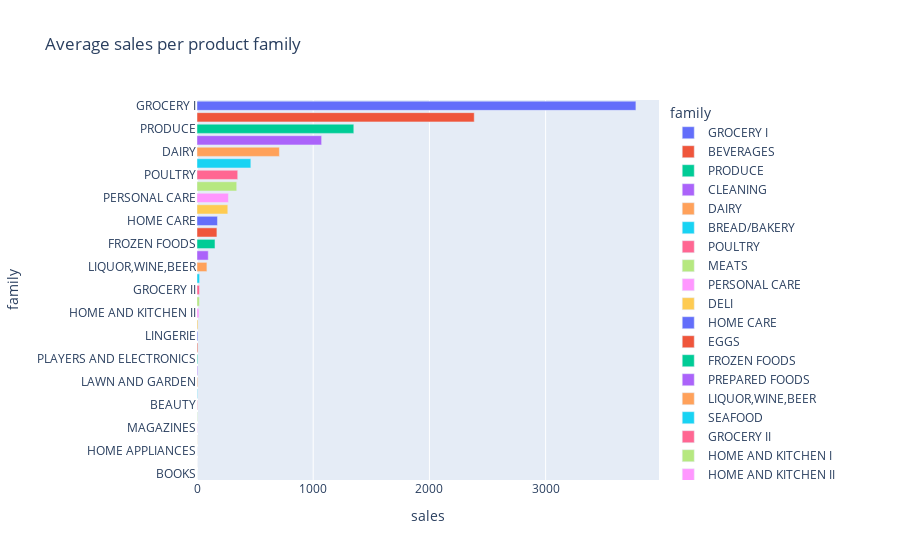

Write notebook code for a chart like this one.
### Code cell
t = df.groupby("family")['sales'].mean().sort_values(ascending=False).reset_index()
px.bar(t,y='family',x='sales',color='family',title='Average sales per product family')

### Figure 1 — Plotly figure (JSON) as saved in the notebook; plotly's stock layout.template omitted (floating-point values rounded to 4 significant figures)
{"data": [{"alignmentgroup": "True", "hovertemplate": "family=%{y}<br>sales=%{x}<extra></extra>", "legendgroup": "GROCERY I", "marker": {"color": "#636efa", "pattern": {"shape": ""}}, "name": "GROCERY I", "offsetgroup": "GROCERY I", "orientation": "h", "showlegend": true, "textposition": "auto", "type": "bar", "x": [3777.0], "xaxis": "x", "y": ["GROCERY I"], "yaxis": "y"}, {"alignmentgroup": "True", "hovertemplate": "family=%{y}<br>sales=%{x}<extra></extra>", "legendgroup": "BEVERAGES", "marker": {"color": "#EF553B", "pattern": {"shape": ""}}, "name": "BEVERAGES", "offsetgroup": "BEVERAGES", "orientation": "h", "showlegend": true, "textposition": "auto", "type": "bar", "x": [2386.0], "xaxis": "x", "y": ["BEVERAGES"], "yaxis": "y"}, {"alignmentgroup": "True", "hovertemplate": "family=%{y}<br>sales=%{x}<extra></extra>", "legendgroup": "PRODUCE", "marker": {"color": "#00cc96", "pattern": {"shape": ""}}, "name": "PRODUCE", "offsetgroup": "PRODUCE", "orientation": "h", "showlegend": true, "textposition": "auto", "type": "bar", "x": [1349.0], "xaxis": "x", "y": ["PRODUCE"], "yaxis": "y"}, {"alignmentgroup": "True", "hovertemplate": "family=%{y}<br>sales=%{x}<extra></extra>", "legendgroup": "CLEANING", "marker": {"color": "#ab63fa", "pattern": {"shape": ""}}, "name": "CLEANING", "offsetgroup": "CLEANING", "orientation": "h", "showlegend": true, "textposition": "auto", "type": "bar", "x": [1072.0], "xaxis": "x", "y": ["CLEANING"], "yaxis": "y"}, {"alignmentgroup": "True", "hovertemplate": "family=%{y}<br>sales=%{x}<extra></extra>", "legendgroup": "DAIRY", "marker": {"color": "#FFA15A", "pattern": {"shape": ""}}, "name": "DAIRY", "offsetgroup": "DAIRY", "orientation": "h", "showlegend": true, "textposition": "auto", "type": "bar", "x": [709.2], "xaxis": "x", "y": ["DAIRY"], "yaxis": "y"}, {"alignmentgroup": "True", "hovertemplate": "family=%{y}<br>sales=%{x}<extra></extra>", "legendgroup": "BREAD/BAKERY", "marker": {"color": "#19d3f3", "pattern": {"shape": ""}}, "name": "BREAD/BAKERY", "offsetgroup": "BREAD/BAKERY", "orientation": "h", "showlegend": true, "textposition": "auto", "type": "bar", "x": [463.3], "xaxis": "x", "y": ["BREAD/BAKERY"], "yaxis": "y"}, {"alignmentgroup": "True", "hovertemplate": "family=%{y}<br>sales=%{x}<extra></extra>", "legendgroup": "POULTRY", "marker": {"color": "#FF6692", "pattern": {"shape": ""}}, "name": "POULTRY", "offsetgroup": "POULTRY", "orientation": "h", "showlegend": true, "textposition": "auto", "type": "bar", "x": [350.5], "xaxis": "x", "y": ["POULTRY"], "yaxis": "y"}, {"alignmentgroup": "True", "hovertemplate": "family=%{y}<br>sales=%{x}<extra></extra>", "legendgroup": "MEATS", "marker": {"color": "#B6E880", "pattern": {"shape": ""}}, "name": "MEATS", "offsetgroup": "MEATS", "orientation": "h", "showlegend": true, "textposition": "auto", "type": "bar", "x": [341.8], "xaxis": "x", "y": ["MEATS"], "yaxis": "y"}, {"alignmentgroup": "True", "hovertemplate": "family=%{y}<br>sales=%{x}<extra></extra>", "legendgroup": "PERSONAL CARE", "marker": {"color": "#FF97FF", "pattern": {"shape": ""}}, "name": "PERSONAL CARE", "offsetgroup": "PERSONAL CARE", "orientation": "h", "showlegend": true, "textposition": "auto", "type": "bar", "x": [270.4], "xaxis": "x", "y": ["PERSONAL CARE"], "yaxis": "y"}, {"alignmentgroup": "True", "hovertemplate": "family=%{y}<br>sales=%{x}<extra></extra>", "legendgroup": "DELI", "marker": {"color": "#FECB52", "pattern": {"shape": ""}}, "name": "DELI", "offsetgroup": "DELI", "orientation": "h", "showlegend": true, "textposition": "auto", "type": "bar", "x": [265.1], "xaxis": "x", "y": ["DELI"], "yaxis": "y"}, {"alignmentgroup": "True", "hovertemplate": "family=%{y}<br>sales=%{x}<extra></extra>", "legendgroup": "HOME CARE", "marker": {"color": "#636efa", "pattern": {"shape": ""}}, "name": "HOME CARE", "offsetgroup": "HOME CARE", "orientation": "h", "showlegend": true, "textposition": "auto", "type": "bar", "x": [176.2], "xaxis": "x", "y": ["HOME CARE"], "yaxis": "y"}, {"alignmentgroup": "True", "hovertemplate": "family=%{y}<br>sales=%{x}<extra></extra>", "legendgroup": "EGGS", "marker": {"color": "#EF553B", "pattern": {"shape": ""}}, "name": "EGGS", "offsetgroup": "EGGS", "orientation": "h", "showlegend": true, "textposition": "auto", "type": "bar", "x": [171.4], "xaxis": "x", "y": ["EGGS"], "yaxis": "y"}, {"alignmentgroup": "True", "hovertemplate": "family=%{y}<br>sales=%{x}<extra></extra>", "legendgroup": "FROZEN FOODS", "marker": {"color": "#00cc96", "pattern": {"shape": ""}}, "name": "FROZEN FOODS", "offsetgroup": "FROZEN FOODS", "orientation": "h", "showlegend": true, "textposition": "auto", "type": "bar", "x": [154.8], "xaxis": "x", "y": ["FROZEN FOODS"], "yaxis": "y"}, {"alignmentgroup": "True", "hovertemplate": "family=%{y}<br>sales=%{x}<extra></extra>", "legendgroup": "PREPARED FOODS", "marker": {"color": "#ab63fa", "pattern": {"shape": ""}}, "name": "PREPARED FOODS", "offsetgroup": "PREPARED FOODS", "orientation": "h", "showlegend": true, "textposition": "auto", "type": "bar", "x": [96.77], "xaxis": "x", "y": ["PREPARED FOODS"], "yaxis": "y"}, {"alignmentgroup": "True", "hovertemplate": "family=%{y}<br>sales=%{x}<extra></extra>", "legendgroup": "LIQUOR,WINE,BEER", "marker": {"color": "#FFA15A", "pattern": {"shape": ""}}, "name": "LIQUOR,WINE,BEER", "offsetgroup": "LIQUOR,WINE,BEER", "orientation": "h", "showlegend": true, "textposition": "auto", "type": "bar", "x": [85.19], "xaxis": "x", "y": ["LIQUOR,WINE,BEER"], "yaxis": "y"}, {"alignmentgroup": "True", "hovertemplate": "family=%{y}<br>sales=%{x}<extra></extra>", "legendgroup": "SEAFOOD", "marker": {"color": "#19d3f3", "pattern": {"shape": ""}}, "name": "SEAFOOD", "offsetgroup": "SEAFOOD", "orientation": "h", "showlegend": true, "textposition": "auto", "type": "bar", "x": [22.16], "xaxis": "x", "y": ["SEAFOOD"], "yaxis": "y"}, {"alignmentgroup": "True", "hovertemplate": "family=%{y}<br>sales=%{x}<extra></extra>", "legendgroup": "GROCERY II", "marker": {"color": "#FF6692", "pattern": {"shape": ""}}, "name": "GROCERY II", "offsetgroup": "GROCERY II", "orientation": "h", "showlegend": true, "textposition": "auto", "type": "bar", "x": [21.58], "xaxis": "x", "y": ["GROCERY II"], "yaxis": "y"}, {"alignmentgroup": "True", "hovertemplate": "family=%{y}<br>sales=%{x}<extra></extra>", "legendgroup": "HOME AND KITCHEN I", "marker": {"color": "#B6E880", "pattern": {"shape": ""}}, "name": "HOME AND KITCHEN I", "offsetgroup": "HOME AND KITCHEN I", "orientation": "h", "showlegend": true, "textposition": "auto", "type": "bar", "x": [20.47], "xaxis": "x", "y": ["HOME AND KITCHEN I"], "yaxis": "y"}, {"alignmentgroup": "True", "hovertemplate": "family=%{y}<br>sales=%{x}<extra></extra>", "legendgroup": "HOME AND KITCHEN II", "marker": {"color": "#FF97FF", "pattern": {"shape": ""}}, "name": "HOME AND KITCHEN II", "offsetgroup": "HOME AND KITCHEN II", "orientation": "h", "showlegend": true, "textposition": "auto", "type": "bar", "x": [16.72], "xaxis": "x", "y": ["HOME AND KITCHEN II"], "yaxis": "y"}, {"alignmentgroup": "True", "hovertemplate": "family=%{y}<br>sales=%{x}<extra></extra>", "legendgroup": "CELEBRATION", "marker": {"color": "#FECB52", "pattern": {"shape": ""}}, "name": "CELEBRATION", "offsetgroup": "CELEBRATION", "orientation": "h", "showlegend": true, "textposition": "auto", "type": "bar", "x": [8.37], "xaxis": "x", "y": ["CELEBRATION"], "yaxis": "y"}, {"alignmentgroup": "True", "hovertemplate": "family=%{y}<br>sales=%{x}<extra></extra>", "legendgroup": "LINGERIE", "marker": {"color": "#636efa", "pattern": {"shape": ""}}, "name": "LINGERIE", "offsetgroup": "LINGERIE", "orientation": "h", "showlegend": true, "textposition": "auto", "type": "bar", "x": [7.182], "xaxis": "x", "y": ["LINGERIE"], "yaxis": "y"}, {"alignmentgroup": "True", "hovertemplate": "family=%{y}<br>sales=%{x}<extra></extra>", "legendgroup": "LADIESWEAR", "marker": {"color": "#EF553B", "pattern": {"shape": ""}}, "name": "LADIESWEAR", "offsetgroup": "LADIESWEAR", "orientation": "h", "showlegend": true, "textposition": "auto", "type": "bar", "x": [7.161], "xaxis": "x", "y": ["LADIESWEAR"], "yaxis": "y"}, {"alignmentgroup": "True", "hovertemplate": "family=%{y}<br>sales=%{x}<extra></extra>", "legendgroup": "PLAYERS AND ELECTRONICS", "marker": {"color": "#00cc96", "pattern": {"shape": ""}}, "name": "PLAYERS AND ELECTRONICS", "offsetgroup": "PLAYERS AND ELECTRONICS", "orientation": "h", "showlegend": true, "textposition": "auto", "type": "bar", "x": [6.187], "xaxis": "x", "y": ["PLAYERS AND ELECTRONICS"], "yaxis": "y"}, {"alignmentgroup": "True", "hovertemplate": "family=%{y}<br>sales=%{x}<extra></extra>", "legendgroup": "AUTOMOTIVE", "marker": {"color": "#ab63fa", "pattern": {"shape": ""}}, "name": "AUTOMOTIVE", "offsetgroup": "AUTOMOTIVE", "orientation": "h", "showlegend": true, "textposition": "auto", "type": "bar", "x": [6.101], "xaxis": "x", "y": ["AUTOMOTIVE"], "yaxis": "y"}, {"alignmentgroup": "True", "hovertemplate": "family=%{y}<br>sales=%{x}<extra></extra>", "legendgroup": "LAWN AND GARDEN", "marker": {"color": "#FFA15A", "pattern": {"shape": ""}}, "name": "LAWN AND GARDEN", "offsetgroup": "LAWN AND GARDEN", "orientation": "h", "showlegend": true, "textposition": "auto", "type": "bar", "x": [6.035], "xaxis": "x", "y": ["LAWN AND GARDEN"], "yaxis": "y"}, {"alignmentgroup": "True", "hovertemplate": "family=%{y}<br>sales=%{x}<extra></extra>", "legendgroup": "PET SUPPLIES", "marker": {"color": "#19d3f3", "pattern": {"shape": ""}}, "name": "PET SUPPLIES", "offsetgroup": "PET SUPPLIES", "orientation": "h", "showlegend": true, "textposition": "auto", "type": "bar", "x": [3.921], "xaxis": "x", "y": ["PET SUPPLIES"], "yaxis": "y"}, {"alignmentgroup": "True", "hovertemplate": "family=%{y}<br>sales=%{x}<extra></extra>", "legendgroup": "BEAUTY", "marker": {"color": "#FF6692", "pattern": {"shape": ""}}, "name": "BEAUTY", "offsetgroup": "BEAUTY", "orientation": "h", "showlegend": true, "textposition": "auto", "type": "bar", "x": [3.716], "xaxis": "x", "y": ["BEAUTY"], "yaxis": "y"}, {"alignmentgroup": "True", "hovertemplate": "family=%{y}<br>sales=%{x}<extra></extra>", "legendgroup": "SCHOOL AND OFFICE SUPPLIES", "marker": {"color": "#B6E880", "pattern": {"shape": ""}}, "name": "SCHOOL AND OFFICE SUPPLIES", "offsetgroup": "SCHOOL AND OFFICE SUPPLIES", "orientation": "h", "showlegend": true, "textposition": "auto", "type": "bar", "x": [2.962], "xaxis": "x", "y": ["SCHOOL AND OFFICE SUPPLIES"], "yaxis": "y"}, {"alignmentgroup": "True", "hovertemplate": "family=%{y}<br>sales=%{x}<extra></extra>", "legendgroup": "MAGAZINES", "marker": {"color": "#FF97FF", "pattern": {"shape": ""}}, "name": "MAGAZINES", "offsetgroup": "MAGAZINES", "orientation": "h", "showlegend": true, "textposition": "auto", "type": "bar", "x": [2.929], "xaxis": "x", "y": ["MAGAZINES"], "yaxis": "y"}, {"alignmentgroup": "True", "hovertemplate": "family=%{y}<br>sales=%{x}<extra></extra>", "legendgroup": "HARDWARE", "marker": {"color": "#FECB52", "pattern": {"shape": ""}}, "name": "HARDWARE", "offsetgroup": "HARDWARE", "orientation": "h", "showlegend": true, "textposition": "auto", "type": "bar", "x": [1.138], "xaxis": "x", "y": ["HARDWARE"], "yaxis": "y"}, {"alignmentgroup": "True", "hovertemplate": "family=%{y}<br>sales=%{x}<extra></extra>", "legendgroup": "HOME APPLIANCES", "marker": {"color": "#636efa", "pattern": {"shape": ""}}, "name": "HOME APPLIANCES", "offsetgroup": "HOME APPLIANCES", "orientation": "h", "showlegend": true, "textposition": "auto", "type": "bar", "x": [0.4575], "xaxis": "x", "y": ["HOME APPLIANCES"], "yaxis": "y"}, {"alignmentgroup": "True", "hovertemplate": "family=%{y}<br>sales=%{x}<extra></extra>", "legendgroup": "BABY CARE", "marker": {"color": "#EF553B", "pattern": {"shape": ""}}, "name": "BABY CARE", "offsetgroup": "BABY CARE", "orientation": "h", "showlegend": true, "textposition": "auto", "type": "bar", "x": [0.1105], "xaxis": "x", "y": ["BABY CARE"], "yaxis": "y"}, {"alignmentgroup": "True", "hovertemplate": "family=%{y}<br>sales=%{x}<extra></extra>", "legendgroup": "BOOKS", "marker": {"color": "#00cc96", "pattern": {"shape": ""}}, "name": "BOOKS", "offsetgroup": "BOOKS", "orientation": "h", "showlegend": true, "textposition": "auto", "type": "bar", "x": [0.0708], "xaxis": "x", "y": ["BOOKS"], "yaxis": "y"}], "layout": {"barmode": "relative", "legend": {"title": {"text": "family"}, "tracegroupgap": 0}, "title": {"text": "Average sales per product family"}, "xaxis": {"anchor": "y", "domain": [0, 1], "title": {"text": "sales"}}, "yaxis": {"anchor": "x", "categoryarray": ["BOOKS", "BABY CARE", "HOME APPLIANCES", "HARDWARE", "MAGAZINES", "SCHOOL AND OFFICE SUPPLIES", "BEAUTY", "PET SUPPLIES", "LAWN AND GARDEN", "AUTOMOTIVE", "PLAYERS AND ELECTRONICS", "LADIESWEAR", "LINGERIE", "CELEBRATION", "HOME AND KITCHEN II", "HOME AND KITCHEN I", "GROCERY II", "SEAFOOD", "LIQUOR,WINE,BEER", "PREPARED FOODS", "FROZEN FOODS", "EGGS", "HOME CARE", "DELI", "PERSONAL CARE", "MEATS", "POULTRY", "BREAD/BAKERY", "DAIRY", "CLEANING", "PRODUCE", "BEVERAGES", "GROCERY I"], "categoryorder": "array", "domain": [0, 1], "title": {"text": "family"}}}}
